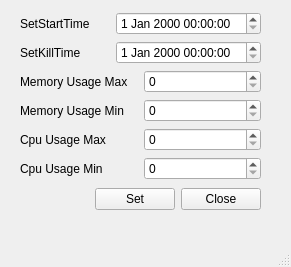
<?xml version="1.0" encoding="UTF-8"?>
<ui version="4.0">
 <class>MainWindow</class>
 <widget class="QMainWindow" name="MainWindow">
  <property name="geometry">
   <rect>
    <x>0</x>
    <y>0</y>
    <width>291</width>
    <height>267</height>
   </rect>
  </property>
  <property name="windowTitle">
   <string>MainWindow</string>
  </property>
  <widget class="QWidget" name="centralwidget">
   <widget class="QWidget" name="">
    <property name="geometry">
     <rect>
      <x>20</x>
      <y>10</y>
      <width>241</width>
      <height>203</height>
     </rect>
    </property>
    <layout class="QVBoxLayout" name="verticalLayout_5">
     <item>
      <layout class="QVBoxLayout" name="verticalLayout_4">
       <item>
        <layout class="QVBoxLayout" name="verticalLayout">
         <item>
          <layout class="QHBoxLayout" name="horizontalLayout">
           <item>
            <widget class="QLabel" name="startTimeLabel">
             <property name="text">
              <string>SetStartTime</string>
             </property>
            </widget>
           </item>
           <item>
            <widget class="QDateTimeEdit" name="startTimeDate"/>
           </item>
          </layout>
         </item>
         <item>
          <layout class="QHBoxLayout" name="horizontalLayout_4">
           <item>
            <widget class="QLabel" name="killTimeLabel">
             <property name="text">
              <string>SetKillTime</string>
             </property>
            </widget>
           </item>
           <item>
            <widget class="QDateTimeEdit" name="killTimeDate"/>
           </item>
          </layout>
         </item>
        </layout>
       </item>
       <item>
        <layout class="QVBoxLayout" name="verticalLayout_2">
         <item>
          <layout class="QHBoxLayout" name="horizontalLayout_2">
           <item>
            <widget class="QLabel" name="memoryMaxLabel">
             <property name="text">
              <string>Memory Usage Max</string>
             </property>
            </widget>
           </item>
           <item>
            <widget class="QSpinBox" name="MemoryMaxSpin"/>
           </item>
          </layout>
         </item>
         <item>
          <layout class="QHBoxLayout" name="horizontalLayout_3">
           <item>
            <widget class="QLabel" name="memoryMinLabel">
             <property name="text">
              <string>Memory Usage Min</string>
             </property>
            </widget>
           </item>
           <item>
            <widget class="QSpinBox" name="MemoryMinSpin"/>
           </item>
          </layout>
         </item>
        </layout>
       </item>
       <item>
        <layout class="QVBoxLayout" name="verticalLayout_3">
         <item>
          <layout class="QHBoxLayout" name="horizontalLayout_5">
           <item>
            <widget class="QLabel" name="cpuMaxLabel">
             <property name="text">
              <string>Cpu Usage Max</string>
             </property>
            </widget>
           </item>
           <item>
            <widget class="QSpinBox" name="cpuMaxSpin"/>
           </item>
          </layout>
         </item>
         <item>
          <layout class="QHBoxLayout" name="horizontalLayout_6">
           <item>
            <widget class="QLabel" name="cpuMinLabel">
             <property name="text">
              <string>Cpu Usage Min</string>
             </property>
            </widget>
           </item>
           <item>
            <widget class="QSpinBox" name="cpuMinSpin"/>
           </item>
          </layout>
         </item>
        </layout>
       </item>
      </layout>
     </item>
     <item>
      <layout class="QHBoxLayout" name="horizontalLayout_7">
       <item>
        <spacer name="horizontalSpacer">
         <property name="orientation">
          <enum>Qt::Horizontal</enum>
         </property>
         <property name="sizeHint" stdset="0">
          <size>
           <width>40</width>
           <height>20</height>
          </size>
         </property>
        </spacer>
       </item>
       <item>
        <widget class="QPushButton" name="setBtn">
         <property name="text">
          <string>Set</string>
         </property>
        </widget>
       </item>
       <item>
        <widget class="QPushButton" name="closeBtn">
         <property name="text">
          <string>Close</string>
         </property>
        </widget>
       </item>
      </layout>
     </item>
    </layout>
   </widget>
  </widget>
  <widget class="QMenuBar" name="menubar">
   <property name="geometry">
    <rect>
     <x>0</x>
     <y>0</y>
     <width>291</width>
     <height>21</height>
    </rect>
   </property>
  </widget>
  <widget class="QStatusBar" name="statusbar"/>
 </widget>
 <resources/>
 <connections/>
</ui>
